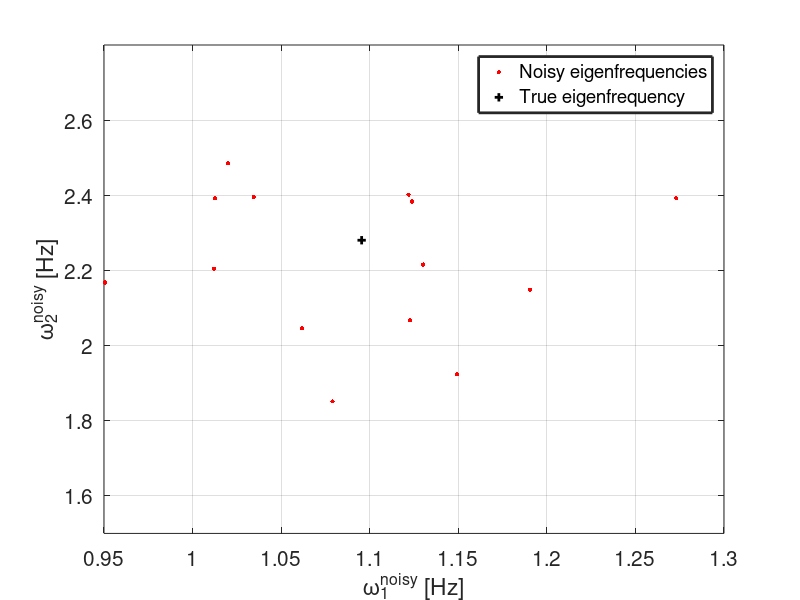

This figure's MATLAB source: (Note: this script raises an error after producing the figure.)
%% Toy Problem: 2D Coupled spring-mass system
%
%%%%%%%%%%%%%%%%%%%%%%%%%%%%%%%%%%%%%%%%%%%%%%%%%%%%%%%%%%%%%%%%%%%%%%%%%%%
% 
% Reference: http://farside.ph.utexas.edu/teaching/336k/Newtonhtml/
% node100.html
%
%%%%%%%%%%%%%%%%%%%%%%%%%%%%%%%%%%%%%%%%%%%%%%%%%%%%%%%%%%%%%%%%%%%%%%%%%%%
% 
% We have a coupled oscillator configuration: spring > mass > spring > mass >
% spring.
% 
% Eigenfrequencies: sqrt(k./m), sqrt((k + 2.*k_12)./m)
% Hence, theoretical eigenfrequencies = 1.0954 Hz, 2.2804 Hz
%
% Input data: 
% Primary spring stiffness, k = 0.6 N/m; 
% Secondary spring stiffness, k_12 = 1 N/m; 
% Mass, m = 0.5 kg
%
% In this online Bayesian Model Updating problem,we assume we have a stream
% of measurements coming at every arbitrary time-step. This stream of
% consists of 15 inidividual measurements with different number of
% measurements obtained at each time-step. In this problem, 15 measurements
% are obtained over the course of 5 time-steps and are distributed as:
% [3,4,5,1,2].
%
% Here, Bayesian Model Updating is performed via the SEMC sampler.
%
%% Define the parameters and random variables:

m = 0.5;  % Mass of the blocks in [kg]
k = 0.6;  % Stiffness of primary spring [N/m]
k_12 = 1; % Stiffness of secondary spring [N/m]

%% Define the model:

% Define model for the first eigenfrequency:
model_1 = @(x) sqrt(x(:,2)./x(:,1));

% Define model for the second eigenfrequency:
model_2 = @(x) sqrt((x(:,2) + 2.*x(:,3))./x(:,1));

%% Generate noisy measurements of Eigenfrequencies:

% Define the stochastic noise term for eigenfrequency 1:
noise_1 = 0.1*model_1([m,k])*randn(15,1);

% Define the stochastic noise term for eigenfrequency 2:
noise_2 = 0.1*model_2([m,k,k_12])*randn(15,1);

% Define the "noisy" measurements:
measurements = [model_1([m,k]), model_2([m,k,k_12])] + [noise_1, noise_2];

% To plot the 2D scatter plot of the measurements:
figure;
hold on; box on; grid on
scatter(measurements(:,1), measurements(:,2), 10, 'r', 'filled');
plot(model_1([m,k]), model_2([m,k,k_12]), 'k +','LineWidth', 2);
xlabel('\omega_1^{noisy} [Hz]')
ylabel('\omega_2^{noisy} [Hz]')
legend('Noisy eigenfrequencies', 'True eigenfrequency','LineWidth',2)
set(gca, 'fontsize', 15)
ylim([1.5 2.8])
hold off

%% Define the Prior:

lowerBound = [0.01, 1e-05]; upperBound = [4, 1]; 

% Prior PDF of k: 
priorPDF_k = @(x) unifpdf(x, lowerBound(1), upperBound(1)); 

% Prior PDF of k_12: 
priorPDF_k12 = @(x) unifpdf(x, lowerBound(1), upperBound(1)); 

% Prior PDF of sigma_1 (standard deviation of f1): 
priorPDF_sigma1 = @(x) unifpdf(x, lowerBound(2), upperBound(2)); 

% Prior PDF of sigma_2 (standard deviation of f2): 
priorPDF_sigma2 = @(x) unifpdf(x, lowerBound(2), upperBound(2)); 

% Define the overall prior PDF:
prior_pdf = @(x) priorPDF_k(x(:,1)).*priorPDF_k12(x(:,2)).*...
                 priorPDF_sigma1(x(:,3)).*priorPDF_sigma2(x(:,4)); 

prior_rnd = @(N) [unifrnd(lowerBound(1), upperBound(1), N, 1),...
                  unifrnd(lowerBound(1), upperBound(1), N, 1),...
                  unifrnd(lowerBound(2), upperBound(2), N, 1),...
                  unifrnd(lowerBound(2), upperBound(2), N, 1)]; 
              
%% Define the Log-likelihood function:
% x: vector of epistemic parameters;
% mea: measurement vector for the eigenfrequencies;
% mod1: model output from model_1;
% mod2: model output from model_2;

logL = @(x, measurements) - 0.5 .* (1./x(:,3)).^2 .*(measurements(:,1) - model_1([m,x(:,1)]))' *...
                                      (measurements(:,1) - model_1([m,x(:,1)])) -...
                                       length(measurements).*log(sqrt(2*pi).*x(:,3)) +...
                          - 0.5 .* (1./x(:,4)).^2 .*(measurements(:,2) - model_2([m, x(:,1), x(:,2)]))' *...
                                      (measurements(:,2) - model_2([m, x(:,1), x(:,2)])) -...
                                       length(measurements).*log(sqrt(2*pi).*x(:,4));

%% Define the likelihood function cell array
% This is to indicate measurements obtained separately at different
% time-step.

% 15 measurements are obtained over the course of 5 time-steps and are 
% distributed according to: [3,4,5,1,2].

% To create a cell array of Likelihood functions:
logl{1} = @(x) logL(x, measurements(1:3,:));
logl{2} = @(x) logL(x, measurements(4:7,:));
logl{3} = @(x) logL(x, measurements(8:12,:));
logl{4} = @(x) logL(x, measurements(13,:));
logl{5} = @(x) logL(x, measurements(14:end,:));

%% Perform Online Sequential Bayesian Updating:

% Initialise:
Nsamples = 1000;

% Start SEMC sampler:
tic;
SEMC = SEMCsampler('nsamples',Nsamples,'loglikelihoods',logl,...
               'priorpdf',prior_pdf,'priorrnd',prior_rnd,'burnin',0);
semc_samples = SEMC.samples;
semc_allsamples = SEMC.allsamples;
timeSEMC = toc;
fprintf('Time elapsed is for the SEMC sampler: %f \n',timeSEMC)

%% Perform Offline Bayesian Updating via TMCMC:

% To create a cell array of Likelihood functions:
loglike{1} = @(x) logL(x, measurements(1:3,:));
loglike{2} = @(x) logL(x, measurements(1:7,:));
loglike{3} = @(x) logL(x, measurements(1:12,:));
loglike{4} = @(x) logL(x, measurements(1:13,:));
loglike{5} = @(x) logL(x, measurements(1:15,:));

for i = 1:length(logl)
    
fprintf('Commence Offline BMU iteration t = %d \n', i)
                                   
% Start TMCMC sampler:
tic;
TMCMC{i} = TMCMCsampler('nsamples',Nsamples,'loglikelihood',loglike{i},...
                   'priorpdf',prior_pdf,'priorrnd',prior_rnd,...
                   'burnin',0);
tmcmc_allsamples(:,:,i) = TMCMC{i}.samples;
timeTMCMC(i) = toc;
fprintf('Time elapsed is for the TMCMC sampler: %f \n',timeTMCMC(i))                                  

end

%% Plot the combined Scatterplot matrix:

Posterior_SEMC = SEMC.allsamples;

for t = 1:length(logl)+1
figure();
[~,ax1] = plotmatrix(Posterior_SEMC(:,:,t));
for i=1:4
    ax1(i,1).FontSize = 16; 
    ax1(4,i).FontSize = 16; 
end
ax1(1,1).YLim = [-0.3, 2.7]; ax1(2,1).YLim = [-0.3, 2.3]; 
ax1(3,1).YLim = [-0.15, 1.15]; ax1(4,1).YLim = [-0.15,1.15]; 
ax1(4,1).XLim = [-0.3, 2.7]; ax1(4,2).XLim = [-0.3, 2.3]; 
ax1(4,3).XLim = [-0.15, 1.15]; ax1(4,4).XLim = [-0.15,1.15]; 

ylabel(ax1(1,1),'k [N/m]'); ylabel(ax1(2,1),'k_{12} [N/m]');
ylabel(ax1(3,1),'\sigma_1 [Hz]'); ylabel(ax1(4,1),'\sigma_2 [Hz]');
xlabel(ax1(4,1),'k [N/m]'); xlabel(ax1(4,2),'k_{12} [N/m]');
xlabel(ax1(4,3),'\sigma_1 [Hz]'); xlabel(ax1(4,4),'\sigma_2 [Hz]');
title(sprintf('SEMC Posterior at Time-step = %2d \n', t-1))
set(gca,'FontSize',16)

end

%% Analysis of samples:

posterior_mean_semc = zeros(size(logl,2),size(semc_allsamples,2));
posterior_std_semc = zeros(size(logl,2),size(semc_allsamples,2));
posterior_bounds_k_semc = zeros(size(logl,2),2);
posterior_bounds_k12_semc = zeros(size(logl,2),2);
posterior_bounds_sigma1_semc = zeros(size(logl,2),2);
posterior_bounds_sigma2_semc = zeros(size(logl,2),2);

for idx = 1:size(logl,2)
posterior_mean_semc(idx,1) = mean(semc_allsamples(:,1,idx+1));
posterior_mean_semc(idx,2) = mean(semc_allsamples(:,2,idx+1));
posterior_mean_semc(idx,3) = mean(semc_allsamples(:,3,idx+1));
posterior_mean_semc(idx,4) = mean(semc_allsamples(:,4,idx+1));

posterior_std_semc(idx,1) = std(semc_allsamples(:,1,idx+1));
posterior_std_semc(idx,2) = std(semc_allsamples(:,2,idx+1));
posterior_std_semc(idx,3) = std(semc_allsamples(:,3,idx+1));
posterior_std_semc(idx,4) = std(semc_allsamples(:,4,idx+1));

posterior_bounds_k_semc(idx,:) = prctile(semc_allsamples(:,1,idx+1), [5, 95]);
posterior_bounds_k12_semc(idx,:) = prctile(semc_allsamples(:,2,idx+1), [5, 95]);
posterior_bounds_sigma1_semc(idx,:) = prctile(semc_allsamples(:,3,idx+1), [5, 95]);
posterior_bounds_sigma2_semc(idx,:) = prctile(semc_allsamples(:,4,idx+1), [5, 95]);
end
posterior_cov_semc = (posterior_std_semc./posterior_mean_semc).*100;

posterior_mean_tmcmc = zeros(size(logl,2),size(tmcmc_allsamples,2));
posterior_std_tmcmc = zeros(size(logl,2),size(tmcmc_allsamples,2));
posterior_bounds_k_tmcmc = zeros(size(logl,2),2);
posterior_bounds_k12_tmcmc = zeros(size(logl,2),2);
posterior_bounds_sigma1_tmcmc = zeros(size(logl,2),2);
posterior_bounds_sigma2_tmcmc = zeros(size(logl,2),2);

for idx = 1:size(logl,2)
posterior_mean_tmcmc(idx,1) = mean(tmcmc_allsamples(:,1,idx));
posterior_mean_tmcmc(idx,2) = mean(tmcmc_allsamples(:,2,idx));
posterior_mean_tmcmc(idx,3) = mean(tmcmc_allsamples(:,3,idx));
posterior_mean_tmcmc(idx,4) = mean(tmcmc_allsamples(:,4,idx));

posterior_std_tmcmc(idx,1) = std(tmcmc_allsamples(:,1,idx));
posterior_std_tmcmc(idx,2) = std(tmcmc_allsamples(:,2,idx));
posterior_std_tmcmc(idx,3) = std(tmcmc_allsamples(:,3,idx));
posterior_std_tmcmc(idx,4) = std(tmcmc_allsamples(:,4,idx));

posterior_bounds_k_tmcmc(idx,:) = prctile(tmcmc_allsamples(:,1,idx), [5, 95]);
posterior_bounds_k12_tmcmc(idx,:) = prctile(tmcmc_allsamples(:,2,idx), [5, 95]);
posterior_bounds_sigma1_tmcmc(idx,:) = prctile(tmcmc_allsamples(:,3,idx), [5, 95]);
posterior_bounds_sigma2_tmcmc(idx,:) = prctile(tmcmc_allsamples(:,4,idx), [5, 95]);
end
posterior_cov_tmcmc = (posterior_std_tmcmc./posterior_mean_tmcmc).*100;

%% Analysis of the model updating:

figure;
subplot(1,2,1)
hold on; grid on; box on;
plot([0 size(semc_allsamples,3)], [0.6 0.6], 'k--', 'linewidth', 1)
y_neg_a1i = abs(posterior_mean_tmcmc(:,1) - posterior_bounds_k_tmcmc(:,1)); % error in the negative y-direction
y_pos_a1i = abs(posterior_mean_tmcmc(:,1) - posterior_bounds_k_tmcmc(:,2)); % error in the positive y-direction
errorbar((1:size(posterior_mean_tmcmc,1))', posterior_mean_tmcmc(:,1), y_neg_a1i, y_pos_a1i, '-s','MarkerSize',5,...
    'MarkerEdgeColor','blue','MarkerFaceColor','blue', 'linewidth',1);
y_neg_a1ii = abs(posterior_mean_semc(:,1) - posterior_bounds_k_semc(:,1)); % error in the negative y-direction
y_pos_a1ii = abs(posterior_mean_semc(:,1) - posterior_bounds_k_semc(:,2)); % error in the positive y-direction
errorbar((1:size(posterior_mean_semc,1))', posterior_mean_semc(:,1), y_neg_a1ii, y_pos_a1ii, '-s','MarkerSize',5,...
    'MarkerEdgeColor','red','MarkerFaceColor','red', 'linewidth',1);
legend('True value', 'TMCMC estimated values', 'SEMC estimated values', 'linewidth', 2)
xlim([0 size(semc_allsamples,3)])
xlabel('Iteration, j')
ylabel('Primary stiffness, k [N/m]')
set(gca, 'fontsize', 18)

subplot(1,2,2)
hold on; grid on; box on;
plot([0 size(semc_allsamples,3)], [1.0 1.0], 'k--', 'linewidth', 1)
y_neg_b1i = abs(posterior_mean_tmcmc(:,2) - posterior_bounds_k12_tmcmc(:,1)); % error in the negative y-direction
y_pos_b1i = abs(posterior_mean_tmcmc(:,2) - posterior_bounds_k12_tmcmc(:,2)); % error in the positive y-direction
errorbar((1:size(posterior_mean_tmcmc,1))', posterior_mean_tmcmc(:,2), y_neg_b1i, y_pos_b1i, '-s','MarkerSize',5,...
    'MarkerEdgeColor','blue','MarkerFaceColor','blue', 'linewidth',1);
y_neg_b1ii = abs(posterior_mean_semc(:,2) - posterior_bounds_k12_semc(:,1)); % error in the negative y-direction
y_pos_b1ii = abs(posterior_mean_semc(:,2) - posterior_bounds_k12_semc(:,2)); % error in the positive y-direction
errorbar((1:size(posterior_mean_semc,1))', posterior_mean_semc(:,2), y_neg_b1ii, y_pos_b1ii, '-s','MarkerSize',5,...
    'MarkerEdgeColor','red','MarkerFaceColor','red', 'linewidth',1);
legend('True value', 'TMCMC estimated values', 'SEMC estimated values', 'linewidth', 2)
xlim([0 size(semc_allsamples,3)])
xlabel('Iteration, j')
ylabel('Secondary stiffness, k_{12} [N/m]')
set(gca, 'fontsize', 18)

figure;
subplot(1,2,1)
hold on; grid on; box on;
plot([0 size(semc_allsamples,3)], [0.1*model_1([m,k]) 0.1*model_1([m,k])], 'k--', 'linewidth', 1)
y_neg_a2i = abs(posterior_mean_tmcmc(:,3) - posterior_bounds_sigma1_tmcmc(:,1)); % error in the negative y-direction
y_pos_a2i = abs(posterior_mean_tmcmc(:,3) - posterior_bounds_sigma1_tmcmc(:,2)); % error in the positive y-direction
errorbar((1:size(posterior_mean_tmcmc,1))', posterior_mean_tmcmc(:,3), y_neg_a2i, y_pos_a2i, '-s','MarkerSize',5,...
    'MarkerEdgeColor','blue','MarkerFaceColor','blue', 'linewidth',1);
y_neg_a2ii = abs(posterior_mean_semc(:,3) - posterior_bounds_sigma1_semc(:,1)); % error in the negative y-direction
y_pos_a2ii = abs(posterior_mean_semc(:,3) - posterior_bounds_sigma1_semc(:,2)); % error in the positive y-direction
errorbar((1:size(posterior_mean_semc,1))', posterior_mean_semc(:,3), y_neg_a2ii, y_pos_a2ii, '-s','MarkerSize',5,...
    'MarkerEdgeColor','red','MarkerFaceColor','red', 'linewidth',1);
legend('True value', 'TMCMC estimated values', 'SEMC estimated values', 'linewidth', 2)
xlim([0 size(semc_allsamples,3)])
xlabel('Iteration, j')
ylabel('Noise standard deviation 1, \sigma_{1} [Hz]')
set(gca, 'fontsize', 18)

subplot(1,2,2)
hold on; grid on; box on;
plot([0 size(semc_allsamples,3)], [0.1*model_2([m,k,k_12]) 0.1*model_2([m,k,k_12])], 'k--', 'linewidth', 1)
y_neg_b2i = abs(posterior_mean_tmcmc(:,4) - posterior_bounds_sigma2_tmcmc(:,1)); % error in the negative y-direction
y_pos_b2i = abs(posterior_mean_tmcmc(:,4) - posterior_bounds_sigma2_tmcmc(:,2)); % error in the positive y-direction
errorbar((1:size(posterior_mean_tmcmc,1))', posterior_mean_tmcmc(:,4), y_neg_b2i, y_pos_b2i, '-s','MarkerSize',5,...
    'MarkerEdgeColor','blue','MarkerFaceColor','blue', 'linewidth',1);
y_neg_b2ii = abs(posterior_mean_semc(:,4) - posterior_bounds_sigma2_semc(:,1)); % error in the negative y-direction
y_pos_b2ii = abs(posterior_mean_semc(:,4) - posterior_bounds_sigma2_semc(:,2)); % error in the positive y-direction
errorbar((1:size(posterior_mean_semc,1))', posterior_mean_semc(:,4), y_neg_b2ii, y_pos_b2ii, '-s','MarkerSize',5,...
    'MarkerEdgeColor','red','MarkerFaceColor','red', 'linewidth',1);
legend('True value', 'TMCMC estimated values', 'SEMC estimated values', 'linewidth', 2)
xlim([0 size(semc_allsamples,3)])
xlabel('Iteration, j')
ylabel('Noise standard deviation 2, \sigma_{2} [Hz]')
set(gca, 'fontsize', 18)

%% Model Update

update_model_1 = @(x) sqrt(x./m);
update_model_2 = @(x) sqrt((x(:,1) + 2.*x(:,2))./m);

figure;
subplot(1,2,1)
hold on; box on; grid on
scatter(update_model_1(tmcmc_allsamples(:,1,5)),...
update_model_2([tmcmc_allsamples(:,1,5),tmcmc_allsamples(:,2,5)]), 10, 'b', 'filled')
scatter(measurements(:,1), measurements(:,2), 10, 'r', 'filled');
plot(model_1([m,k]), model_2([m,k,k_12]), 'k +','LineWidth', 2);
xlabel('\omega_1^{noisy} [Hz]')
ylabel('\omega_2^{noisy} [Hz]')
legend('TMCMC Model Update','Noisy eigenfrequencies', 'True eigenfrequency','LineWidth',2)
set(gca, 'fontsize', 15)

subplot(1,2,2)
hold on; box on; grid on
scatter(update_model_1(semc_samples(:,1)),...
update_model_2([semc_samples(:,1),semc_samples(:,2)]), 10, 'b', 'filled')
scatter(measurements(:,1), measurements(:,2), 10, 'r', 'filled');
plot(model_1([m,k]), model_2([m,k,k_12]), 'k +','LineWidth', 2);
xlabel('\omega_1^{noisy} [Hz]')
ylabel('\omega_2^{noisy} [Hz]')
legend('SEMC Model Update','Noisy eigenfrequencies', 'True eigenfrequency','LineWidth',2)
set(gca, 'fontsize', 15)

%% SEMC Statistics

dim = size(semc_samples,2); % dimensionality of the problem
target_accept = 0.23 + (0.21./dim);

% Plot the acceptance rate values across iterations:
figure;
hold on; box on; grid on;
plot([1 size(semc_allsamples,3)],[target_accept target_accept] , 'c','linewidth', 1.5)
plot([1 size(semc_allsamples,3)],[0.15 0.15] , 'k','linewidth', 1.5)
plot((1:size(semc_allsamples,3)-1)', SEMC.acceptance, '--rs', 'MarkerFaceColor','r','linewidth', 1.5)
plot([1 size(semc_allsamples,3)],[0.5 0.5] , 'k','linewidth', 1.5)
legend('Target acceptance rate', 'Optimum acceptance limits', 'SEMC acceptance rates', 'linewidth', 2)
title('Plot of Acceptance rates')
xlabel('Iteration number, j')
ylabel('Acceptance rate')
xlim([1 6])
set(gca, 'fontsize', 18)

%% Save the data:

save('example_CoupledOscillator_SEMC_m');
